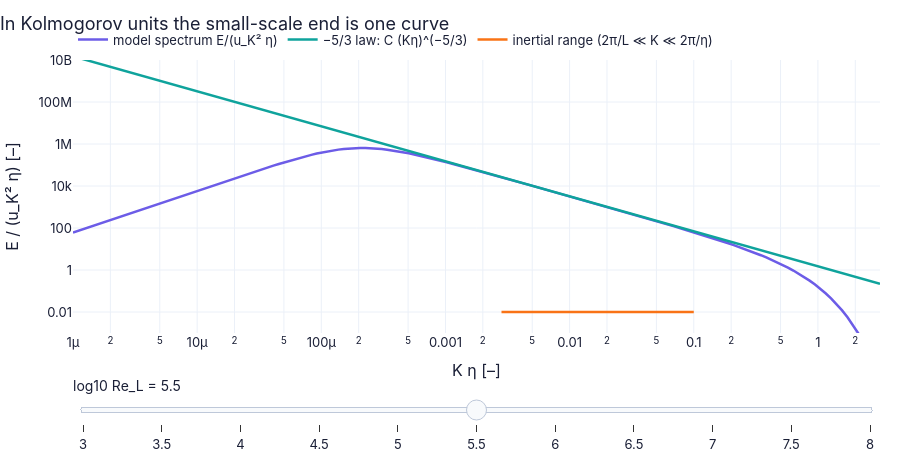

Notebook cell for this chart:
### Markdown cell above
📝 **Note.** **N96 [B]** **Spectra in Kolmogorov scaling collapse at high wavenumber.** Plot $E/(u_K^2\eta)$ against $K\eta$: the dissipation end is one
curve for every flow and every Reynolds number, and only the low-wavenumber end (the energy-containing eddies) moves. The
slider figure shows our model spectra; measured spectra from very different flows do the same.

### Code cell
Keta = np.logspace(-6, 0.5, 150)                             # the universal axis K η [–]

def f3(logRe):                                                # curves for one outer Reynolds number
    Re = 10.0**logRe
    nu_ = 1.0/Re                                              # L = 1 m, ΔU = 1 m/s → ε̄ = 1 m²/s³, ν = 1/Re
    eta_, uK_, _ = ch12.kolmogorov_scales(nu_, 1.0)           # Kolmogorov scales at this Reynolds number
    E_ = ch12.model_spectrum(Keta/eta_, 1.0, nu_, L=1.0, kind="pope")   # the model spectrum on the universal axis
    lo, hi = 2*np.pi*eta_*6.0, 0.1                            # a rough inertial range: well above 2π/L, well below 1/η
    return {"model spectrum E/(u_K² η)": (Keta, E_/(uK_**2*eta_)),   # hand the result back to the caller
            "−5/3 law: C (Kη)^(−5/3)": (Keta, 1.5*Keta**(-5/3)),
            "inertial range (2π/L ≪ K ≪ 2π/η)": ([lo, hi] if lo < hi else [hi, hi], [1e-2, 1e-2])}

figF3 = slider_figure(f3, "log10 Re_L", np.linspace(3.0, 8.0, 11), xlabel="K η [–]", ylabel="E / (u_K² η) [–]",
                      title="In Kolmogorov units the small-scale end is one curve")
figF3.update_xaxes(type="log", range=[-6, 0.5])               # logarithmic K η axis
figF3.update_yaxes(type="log", range=[-3, 10])                # logarithmic spectrum axis
figF3.show()   # display the interactive figure (the slider works on the web page too)

### Figure 1 — Plotly figure (JSON) as saved in the notebook; plotly's stock layout.template omitted (floating-point values rounded to 4 significant figures; data arrays with more than 128 entries replaced by an {"elided": "..."} marker saying what was removed)
{"data": [{"hovertemplate": "model spectrum E/(u_K² η): %{y:.4g}<extra>log10 Re_L = 3 </extra>", "line": {"color": "#6c5ce7", "width": 2.5}, "mode": "lines", "name": "model spectrum E/(u_K² η)", "type": "scatter", "visible": false, "x": {"elided": "150 float values"}, "y": {"elided": "150 float values"}}, {"hovertemplate": "−5/3 law: C (Kη)^(−5/3): %{y:.4g}<extra>log10 Re_L = 3 </extra>", "line": {"color": "#0fa39c", "width": 2.5}, "mode": "lines", "name": "−5/3 law: C (Kη)^(−5/3)", "type": "scatter", "visible": false, "x": {"elided": "150 float values"}, "y": {"elided": "150 float values"}}, {"hovertemplate": "inertial range (2π/L ≪ K ≪ 2π/η): %{y:.4g}<extra>log10 Re_L = 3 </extra>", "line": {"color": "#f97316", "width": 2.5}, "mode": "lines", "name": "inertial range (2π/L ≪ K ≪ 2π/η)", "type": "scatter", "visible": false, "x": [0.1, 0.1], "y": [0.01, 0.01]}, {"hovertemplate": "model spectrum E/(u_K² η): %{y:.4g}<extra>log10 Re_L = 3.5 </extra>", "line": {"color": "#6c5ce7", "width": 2.5}, "mode": "lines", "name": "model spectrum E/(u_K² η)", "type": "scatter", "visible": false, "x": {"elided": "150 float values"}, "y": {"elided": "150 float values"}}, {"hovertemplate": "−5/3 law: C (Kη)^(−5/3): %{y:.4g}<extra>log10 Re_L = 3.5 </extra>", "line": {"color": "#0fa39c", "width": 2.5}, "mode": "lines", "name": "−5/3 law: C (Kη)^(−5/3)", "type": "scatter", "visible": false, "x": {"elided": "150 float values"}, "y": {"elided": "150 float values"}}, {"hovertemplate": "inertial range (2π/L ≪ K ≪ 2π/η): %{y:.4g}<extra>log10 Re_L = 3.5 </extra>", "line": {"color": "#f97316", "width": 2.5}, "mode": "lines", "name": "inertial range (2π/L ≪ K ≪ 2π/η)", "type": "scatter", "visible": false, "x": [0.0894, 0.1], "y": [0.01, 0.01]}, {"hovertemplate": "model spectrum E/(u_K² η): %{y:.4g}<extra>log10 Re_L = 4 </extra>", "line": {"color": "#6c5ce7", "width": 2.5}, "mode": "lines", "name": "model spectrum E/(u_K² η)", "type": "scatter", "visible": false, "x": {"elided": "150 float values"}, "y": {"elided": "150 float values"}}, {"hovertemplate": "−5/3 law: C (Kη)^(−5/3): %{y:.4g}<extra>log10 Re_L = 4 </extra>", "line": {"color": "#0fa39c", "width": 2.5}, "mode": "lines", "name": "−5/3 law: C (Kη)^(−5/3)", "type": "scatter", "visible": false, "x": {"elided": "150 float values"}, "y": {"elided": "150 float values"}}, {"hovertemplate": "inertial range (2π/L ≪ K ≪ 2π/η): %{y:.4g}<extra>log10 Re_L = 4 </extra>", "line": {"color": "#f97316", "width": 2.5}, "mode": "lines", "name": "inertial range (2π/L ≪ K ≪ 2π/η)", "type": "scatter", "visible": false, "x": [0.0377, 0.1], "y": [0.01, 0.01]}, {"hovertemplate": "model spectrum E/(u_K² η): %{y:.4g}<extra>log10 Re_L = 4.5 </extra>", "line": {"color": "#6c5ce7", "width": 2.5}, "mode": "lines", "name": "model spectrum E/(u_K² η)", "type": "scatter", "visible": false, "x": {"elided": "150 float values"}, "y": {"elided": "150 float values"}}, {"hovertemplate": "−5/3 law: C (Kη)^(−5/3): %{y:.4g}<extra>log10 Re_L = 4.5 </extra>", "line": {"color": "#0fa39c", "width": 2.5}, "mode": "lines", "name": "−5/3 law: C (Kη)^(−5/3)", "type": "scatter", "visible": false, "x": {"elided": "150 float values"}, "y": {"elided": "150 float values"}}, {"hovertemplate": "inertial range (2π/L ≪ K ≪ 2π/η): %{y:.4g}<extra>log10 Re_L = 4.5 </extra>", "line": {"color": "#f97316", "width": 2.5}, "mode": "lines", "name": "inertial range (2π/L ≪ K ≪ 2π/η)", "type": "scatter", "visible": false, "x": [0.0159, 0.1], "y": [0.01, 0.01]}, {"hovertemplate": "model spectrum E/(u_K² η): %{y:.4g}<extra>log10 Re_L = 5 </extra>", "line": {"color": "#6c5ce7", "width": 2.5}, "mode": "lines", "name": "model spectrum E/(u_K² η)", "type": "scatter", "visible": false, "x": {"elided": "150 float values"}, "y": {"elided": "150 float values"}}, {"hovertemplate": "−5/3 law: C (Kη)^(−5/3): %{y:.4g}<extra>log10 Re_L = 5 </extra>", "line": {"color": "#0fa39c", "width": 2.5}, "mode": "lines", "name": "−5/3 law: C (Kη)^(−5/3)", "type": "scatter", "visible": false, "x": {"elided": "150 float values"}, "y": {"elided": "150 float values"}}, {"hovertemplate": "inertial range (2π/L ≪ K ≪ 2π/η): %{y:.4g}<extra>log10 Re_L = 5 </extra>", "line": {"color": "#f97316", "width": 2.5}, "mode": "lines", "name": "inertial range (2π/L ≪ K ≪ 2π/η)", "type": "scatter", "visible": false, "x": [0.006704, 0.1], "y": [0.01, 0.01]}, {"hovertemplate": "model spectrum E/(u_K² η): %{y:.4g}<extra>log10 Re_L = 5.5 </extra>", "line": {"color": "#6c5ce7", "width": 2.5}, "mode": "lines", "name": "model spectrum E/(u_K² η)", "type": "scatter", "visible": true, "x": {"elided": "150 float values"}, "y": {"elided": "150 float values"}}, {"hovertemplate": "−5/3 law: C (Kη)^(−5/3): %{y:.4g}<extra>log10 Re_L = 5.5 </extra>", "line": {"color": "#0fa39c", "width": 2.5}, "mode": "lines", "name": "−5/3 law: C (Kη)^(−5/3)", "type": "scatter", "visible": true, "x": {"elided": "150 float values"}, "y": {"elided": "150 float values"}}, {"hovertemplate": "inertial range (2π/L ≪ K ≪ 2π/η): %{y:.4g}<extra>log10 Re_L = 5.5 </extra>", "line": {"color": "#f97316", "width": 2.5}, "mode": "lines", "name": "inertial range (2π/L ≪ K ≪ 2π/η)", "type": "scatter", "visible": true, "x": [0.002827, 0.1], "y": [0.01, 0.01]}, {"hovertemplate": "model spectrum E/(u_K² η): %{y:.4g}<extra>log10 Re_L = 6 </extra>", "line": {"color": "#6c5ce7", "width": 2.5}, "mode": "lines", "name": "model spectrum E/(u_K² η)", "type": "scatter", "visible": false, "x": {"elided": "150 float values"}, "y": {"elided": "150 float values"}}, {"hovertemplate": "−5/3 law: C (Kη)^(−5/3): %{y:.4g}<extra>log10 Re_L = 6 </extra>", "line": {"color": "#0fa39c", "width": 2.5}, "mode": "lines", "name": "−5/3 law: C (Kη)^(−5/3)", "type": "scatter", "visible": false, "x": {"elided": "150 float values"}, "y": {"elided": "150 float values"}}, {"hovertemplate": "inertial range (2π/L ≪ K ≪ 2π/η): %{y:.4g}<extra>log10 Re_L = 6 </extra>", "line": {"color": "#f97316", "width": 2.5}, "mode": "lines", "name": "inertial range (2π/L ≪ K ≪ 2π/η)", "type": "scatter", "visible": false, "x": [0.001192, 0.1], "y": [0.01, 0.01]}, {"hovertemplate": "model spectrum E/(u_K² η): %{y:.4g}<extra>log10 Re_L = 6.5 </extra>", "line": {"color": "#6c5ce7", "width": 2.5}, "mode": "lines", "name": "model spectrum E/(u_K² η)", "type": "scatter", "visible": false, "x": {"elided": "150 float values"}, "y": {"elided": "150 float values"}}, {"hovertemplate": "−5/3 law: C (Kη)^(−5/3): %{y:.4g}<extra>log10 Re_L = 6.5 </extra>", "line": {"color": "#0fa39c", "width": 2.5}, "mode": "lines", "name": "−5/3 law: C (Kη)^(−5/3)", "type": "scatter", "visible": false, "x": {"elided": "150 float values"}, "y": {"elided": "150 float values"}}, {"hovertemplate": "inertial range (2π/L ≪ K ≪ 2π/η): %{y:.4g}<extra>log10 Re_L = 6.5 </extra>", "line": {"color": "#f97316", "width": 2.5}, "mode": "lines", "name": "inertial range (2π/L ≪ K ≪ 2π/η)", "type": "scatter", "visible": false, "x": [0.0005027, 0.1], "y": [0.01, 0.01]}, {"hovertemplate": "model spectrum E/(u_K² η): %{y:.4g}<extra>log10 Re_L = 7 </extra>", "line": {"color": "#6c5ce7", "width": 2.5}, "mode": "lines", "name": "model spectrum E/(u_K² η)", "type": "scatter", "visible": false, "x": {"elided": "150 float values"}, "y": {"elided": "150 float values"}}, {"hovertemplate": "−5/3 law: C (Kη)^(−5/3): %{y:.4g}<extra>log10 Re_L = 7 </extra>", "line": {"color": "#0fa39c", "width": 2.5}, "mode": "lines", "name": "−5/3 law: C (Kη)^(−5/3)", "type": "scatter", "visible": false, "x": {"elided": "150 float values"}, "y": {"elided": "150 float values"}}, {"hovertemplate": "inertial range (2π/L ≪ K ≪ 2π/η): %{y:.4g}<extra>log10 Re_L = 7 </extra>", "line": {"color": "#f97316", "width": 2.5}, "mode": "lines", "name": "inertial range (2π/L ≪ K ≪ 2π/η)", "type": "scatter", "visible": false, "x": [0.000212, 0.1], "y": [0.01, 0.01]}, {"hovertemplate": "model spectrum E/(u_K² η): %{y:.4g}<extra>log10 Re_L = 7.5 </extra>", "line": {"color": "#6c5ce7", "width": 2.5}, "mode": "lines", "name": "model spectrum E/(u_K² η)", "type": "scatter", "visible": false, "x": {"elided": "150 float values"}, "y": {"elided": "150 float values"}}, {"hovertemplate": "−5/3 law: C (Kη)^(−5/3): %{y:.4g}<extra>log10 Re_L = 7.5 </extra>", "line": {"color": "#0fa39c", "width": 2.5}, "mode": "lines", "name": "−5/3 law: C (Kη)^(−5/3)", "type": "scatter", "visible": false, "x": {"elided": "150 float values"}, "y": {"elided": "150 float values"}}, {"hovertemplate": "inertial range (2π/L ≪ K ≪ 2π/η): %{y:.4g}<extra>log10 Re_L = 7.5 </extra>", "line": {"color": "#f97316", "width": 2.5}, "mode": "lines", "name": "inertial range (2π/L ≪ K ≪ 2π/η)", "type": "scatter", "visible": false, "x": [8.94e-05, 0.1], "y": [0.01, 0.01]}, {"hovertemplate": "model spectrum E/(u_K² η): %{y:.4g}<extra>log10 Re_L = 8 </extra>", "line": {"color": "#6c5ce7", "width": 2.5}, "mode": "lines", "name": "model spectrum E/(u_K² η)", "type": "scatter", "visible": false, "x": {"elided": "150 float values"}, "y": {"elided": "150 float values"}}, {"hovertemplate": "−5/3 law: C (Kη)^(−5/3): %{y:.4g}<extra>log10 Re_L = 8 </extra>", "line": {"color": "#0fa39c", "width": 2.5}, "mode": "lines", "name": "−5/3 law: C (Kη)^(−5/3)", "type": "scatter", "visible": false, "x": {"elided": "150 float values"}, "y": {"elided": "150 float values"}}, {"hovertemplate": "inertial range (2π/L ≪ K ≪ 2π/η): %{y:.4g}<extra>log10 Re_L = 8 </extra>", "line": {"color": "#f97316", "width": 2.5}, "mode": "lines", "name": "inertial range (2π/L ≪ K ≪ 2π/η)", "type": "scatter", "visible": false, "x": [3.77e-05, 0.1], "y": [0.01, 0.01]}], "layout": {"colorway": ["#6c5ce7", "#0fa39c", "#f97316", "#2563eb", "#e11d6a", "#d97706"], "font": {"color": "#1a1f36", "family": "Inter, -apple-system, Segoe UI, Roboto, sans-serif", "size": 13}, "height": 460, "hovermode": "x unified", "legend": {"orientation": "h", "x": 0, "xanchor": "left", "y": 1.02, "yanchor": "bottom"}, "margin": {"b": 90, "l": 60, "r": 20, "t": 60}, "sliders": [{"active": 5, "currentvalue": {"font": {"size": 14}, "prefix": "log10 Re_L = ", "suffix": " "}, "pad": {"t": 40}, "steps": [{"args": [{"visible": [true, true, true, false, false, false, false, false, false, false, false, false, false, false, false, false, false, false, false, false, false, false, false, false, false, false, false, false, false, false, false, false, false]}], "label": "3", "method": "update"}, {"args": [{"visible": [false, false, false, true, true, true, false, false, false, false, false, false, false, false, false, false, false, false, false, false, false, false, false, false, false, false, false, false, false, false, false, false, false]}], "label": "3.5", "method": "update"}, {"args": [{"visible": [false, false, false, false, false, false, true, true, true, false, false, false, false, false, false, false, false, false, false, false, false, false, false, false, false, false, false, false, false, false, false, false, false]}], "label": "4", "method": "update"}, {"args": [{"visible": [false, false, false, false, false, false, false, false, false, true, true, true, false, false, false, false, false, false, false, false, false, false, false, false, false, false, false, false, false, false, false, false, false]}], "label": "4.5", "method": "update"}, {"args": [{"visible": [false, false, false, false, false, false, false, false, false, false, false, false, true, true, true, false, false, false, false, false, false, false, false, false, false, false, false, false, false, false, false, false, false]}], "label": "5", "method": "update"}, {"args": [{"visible": [false, false, false, false, false, false, false, false, false, false, false, false, false, false, false, true, true, true, false, false, false, false, false, false, false, false, false, false, false, false, false, false, false]}], "label": "5.5", "method": "update"}, {"args": [{"visible": [false, false, false, false, false, false, false, false, false, false, false, false, false, false, false, false, false, false, true, true, true, false, false, false, false, false, false, false, false, false, false, false, false]}], "label": "6", "method": "update"}, {"args": [{"visible": [false, false, false, false, false, false, false, false, false, false, false, false, false, false, false, false, false, false, false, false, false, true, true, true, false, false, false, false, false, false, false, false, false]}], "label": "6.5", "method": "update"}, {"args": [{"visible": [false, false, false, false, false, false, false, false, false, false, false, false, false, false, false, false, false, false, false, false, false, false, false, false, true, true, true, false, false, false, false, false, false]}], "label": "7", "method": "update"}, {"args": [{"visible": [false, false, false, false, false, false, false, false, false, false, false, false, false, false, false, false, false, false, false, false, false, false, false, false, false, false, false, true, true, true, false, false, false]}], "label": "7.5", "method": "update"}, {"args": [{"visible": [false, false, false, false, false, false, false, false, false, false, false, false, false, false, false, false, false, false, false, false, false, false, false, false, false, false, false, false, false, false, true, true, true]}], "label": "8", "method": "update"}]}], "title": {"text": "In Kolmogorov units the small-scale end is one curve", "x": 0}, "xaxis": {"range": [-6, 0.5], "title": {"text": "K η [–]"}, "type": "log"}, "yaxis": {"range": [-3, 10], "title": {"text": "E / (u_K² η) [–]"}, "type": "log"}}}
